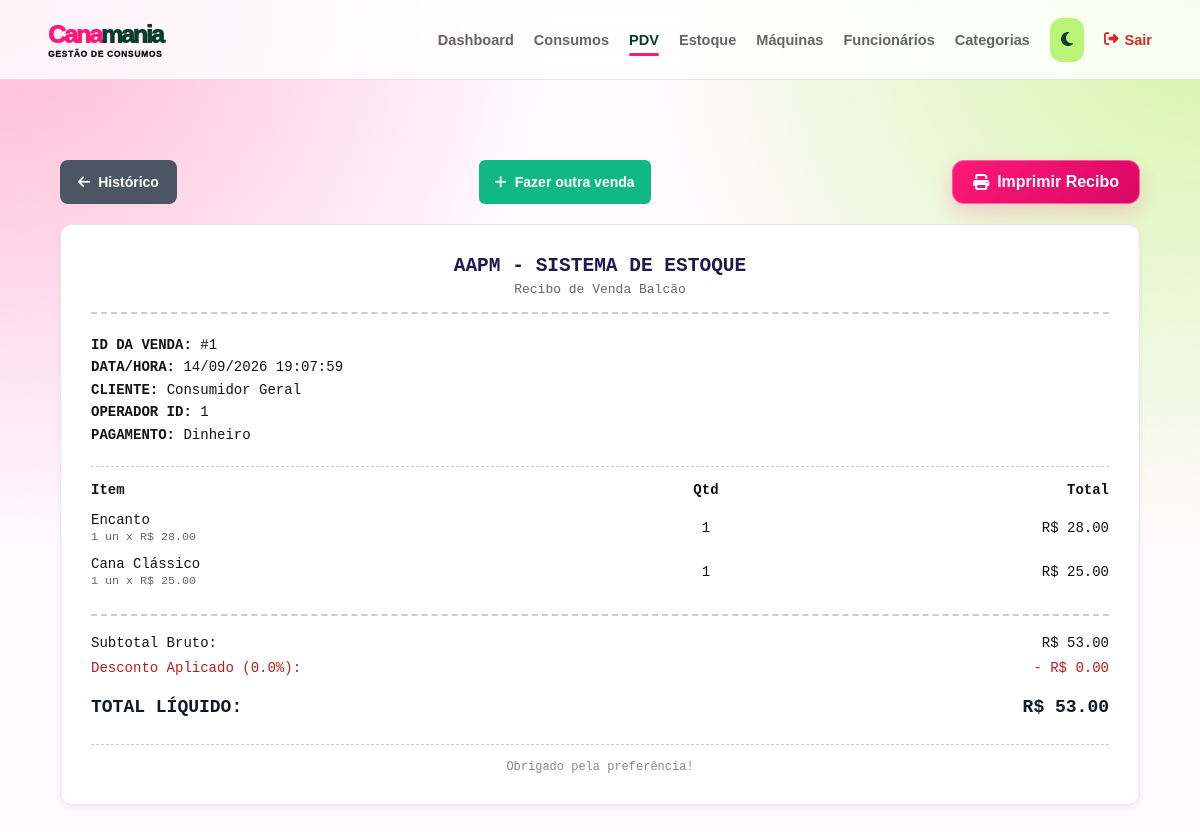
/pdv/venda/1 (signed in), run on the app's committed database.
### app/models/venda.py (models this page shows, shortened)
class Venda(Base):
    __tablename__ = "vendas"
    id         = Column(Integer, primary_key=True, index=True)
    cliente_id = Column(
        Integer,
        ForeignKey("clientes.id", ondelete="SET NULL"),
        nullable=True
    )
    usuario_id = Column(
        Integer,
        ForeignKey("usuarios.id", ondelete="SET NULL"),
        nullable=True
    )
    desconto_percentual = Column(Float, nullable=False, default=0.0)
    total_bruto  = Column(Float, nullable=False, default=0.0)
    total_liquido = Column(Float, nullable=False, default=0.0)
    observacao = Column(String(255), nullable=True)
    forma_pagamento = Column(String(30), nullable=True)
    criado_em = Column(DateTime, server_default=func.now())
    cliente = relationship("Cliente", back_populates="vendas")
    usuario = relationship("Usuario", backref="vendas")
    itens   = relationship(
        "ItemVenda",
        back_populates="venda",
        cascade="all, delete-orphan"  # deleta itens se a venda for deletada
    )

class ItemVenda(Base):
    __tablename__ = "itens_venda"
    id         = Column(Integer, primary_key=True, index=True)
    venda_id   = Column(
        Integer,
        ForeignKey("vendas.id", ondelete="CASCADE"),
        nullable=False
    )
    produto_id = Column(
        Integer,
        ForeignKey("produtos.id", ondelete="SET NULL"),
        nullable=True
    )
    produto_nome   = Column(String(150), nullable=False)
    tamanho        = Column(String(10), nullable=True)
    cor            = Column(String(50), nullable=True)
    quantidade     = Column(Integer, nullable=False)
    preco_unitario = Column(Float, nullable=False)   # preço no momento da venda
    venda   = relationship("Venda", back_populates="itens")
    produto = relationship("Produto", backref="itens_venda")

### app/controllers/pdv_controller.py (the view)
@router.get("/venda/{venda_id}")
def detalhe_venda(
    venda_id: int,
    request: Request,
    db: Session = Depends(get_db),
    usuario = Depends(get_usuario_logado)
):
    venda = db.query(Venda).filter(Venda.id == venda_id).first()
    if not venda:
        return RedirectResponse(url="/pdv", status_code=302)
    return templates.TemplateResponse(
        request,
        "pdv/comprovante.html",
        {"request": request, "usuario": usuario, "venda": venda}
    )

### app/templates/pdv/comprovante.html (shortened to what this page needs)
<!DOCTYPE html>
<html lang="pt-br">
<head>
    <link rel="stylesheet" href="/static/css/vendas.css">
    <link rel="stylesheet" href="/static/css/feedback.css?v=1">
    <link rel="stylesheet" href="https://cdnjs.cloudflare.com/ajax/libs/font-awesome/6.5.2/css/all.min.css">
</head>
<body>
    {% include "partials/navbar.html" %}
    <div class="vendas-container-main" style="max-width: 600px; margin: 40px auto; padding: 0 20px;">
        <div class="no-print" style="display:flex; justify-content:space-between; margin-bottom:20px;">
            <a href="/pdv/historico" class="btn-nova-venda" style="background:#4b5563; text-decoration:none; display:inline-flex; align-items:center; gap:8px;">
                <i class="fa-solid fa-arrow-left"></i> Histórico
            </a>
            <a href="/pdv/" class="btn-nova-venda" style="background:#10b981; color:white; padding:10px 16px; border-radius:6px; text-decoration:none; display:inline-flex; align-items:center; gap:8px; font-weight:bold;">
                <i class="fa-solid fa-plus"></i> Fazer outra venda
            </a>
            <button onclick="window.print()" style="padding:10px 20px; background:#1e1b4b; color:white; border:none; border-radius:6px; font-weight:bold; cursor:pointer; display:inline-flex; align-items:center; gap:8px;">
                <i class="fa-solid fa-print"></i> Imprimir Recibo
            </button>
        </div>
        <div class="cupom-container" style="background:white; border:1px solid #e5e7eb; border-radius:12px; padding:30px; box-shadow: 0 4px 6px rgba(0,0,0,0.05); font-family: monospace;">
            <div style="text-align:center; margin-bottom:20px;">
                <h2 style="margin:0 0 5px 0; color:#1e1b4b;">AAPM - SISTEMA DE ESTOQUE</h2>
                <p style="margin:0; color:#666;">Recibo de Venda Balcão</p>
                <div style="border-bottom: 2px dashed #ccc; margin: 15px 0;"></div>
            </div>
            <div style="margin-bottom: 20px; font-size:14px; line-height:1.6;">
                <strong>ID DA VENDA:</strong> #{{ venda.id }}<br>
                <strong>DATA/HORA:</strong> {{ venda.criado_em.strftime('%d/%m/%Y %H:%M:%S') }}<br>
                <strong>CLIENTE:</strong> {{ venda.cliente.nome if venda.cliente else "Consumidor Geral" }}<br>
                <strong>OPERADOR ID:</strong> {{ venda.usuario_id }}
                {% if venda.forma_pagamento %}<br><strong>PAGAMENTO:</strong> {{ {'credito': 'Cartão de crédito', 'debito': 'Cartão de débito', 'dinheiro': 'Dinheiro', 'pix': 'Pix', 'convite': 'Convite'}.get(venda.forma_pagamento, venda.forma_pagamento) }}{% endif %}
            </div>
            <div style="border-bottom: 1px dashed #ccc; margin: 15px 0;"></div>
            <table style="width:100%; border-collapse:collapse; font-size:14px; text-align:left; margin-bottom:20px;">
                <thead>
                    <tr>
                        <th style="padding-bottom:8px;">Item</th>
                        <th style="padding-bottom:8px; text-align:center;">Qtd</th>
                        <th style="padding-bottom:8px; text-align:right;">Total</th>
                    </tr>
                </thead>
                <tbody>
                    {% for item in venda.itens %}
                    <tr>
                        <td style="padding:6px 0;">{{ item.produto_nome }} <br> <small style="color:#666;">1 un x R$ {{ "%.2f"|format(item.preco_unitario) }}</small></td>
                        <td style="padding:6px 0; text-align:center;">{{ item.quantidade }}</td>
                        <td style="padding:6px 0; text-align:right;">R$ {{ "%.2f"|format(item.quantidade * item.preco_unitario) }}</td>
                    </tr>
                    {% endfor %}
                </tbody>
            </table>
            <div style="border-top: 2px dashed #ccc; padding-top:15px; font-size:14px; line-height:1.8;">
                <div style="display:flex; justify-content:space-between;">
                    <span>Subtotal Bruto:</span>
                    <span>R$ {{ "%.2f"|format(venda.total_bruto) }}</span>
                </div>
                <div style="display:flex; justify-content:space-between; color: #b91c1c;">
                    <span>Desconto Aplicado ({{ venda.desconto_percentual }}%):</span>
                    <span>- R$ {{ "%.2f"|format(venda.total_bruto - venda.total_liquido) }}</span>
                </div>
                <div style="display:flex; justify-content:space-between; font-size:18px; font-weight:bold; margin-top:10px; color:#111827;">
                    <span>TOTAL LÍQUIDO:</span>
                    <span>R$ {{ "%.2f"|format(venda.total_liquido) }}</span>
                </div>
            </div>
            <div style="border-top: 1px dashed #ccc; margin: 20px 0 0 0; padding-top:15px; text-align:center; color:#888; font-size:12px;">
                Obrigado pela preferência!
            </div>
        </div>
    </div>
</body>
</html>

### app/static/css/vendas.css (style rules this page uses)
* { margin: 0; padding: 0; box-sizing: border-box; }
body { font-family: -apple-system, BlinkMacSystemFont, "Segoe UI", Roboto, Helvetica, Arial, sans-serif; min-height: 100vh; display: flex; flex-direction: column; background-color: #f8fafc; }
.vendas-container-main { flex: 1; padding: 40px 60px; width: 100%; max-width: 1400px; margin: 0 auto; }
.btn-nova-venda { padding: 10px 18px; background-color: #000000; color: white; border: none; border-radius: 6px; font-weight: 600; font-size: 14px; cursor: pointer; display: flex; align-items: center; gap: 8px; transition: background 0.2s; }

### app/static/css/base.css (style rules this page uses)
:root { --cana-pink:#ff1877;--cana-lime:#baf57a;--cana-green:#083d2c;--cana-ink:#111315;--cana-bg:#fffafd;--cana-surface:#fff }
* { box-sizing: border-box; }
body { min-height: 100vh; margin: 0; display: flex; flex-direction: column; font-family: Arial, sans-serif; background-color: var(--cana-bg); color: var(--cana-ink); transition: background .3s,color .3s; }
:is(button,.btn-create,.btn-novo-produto,.btn-primario,.btn-add-carrinho-pdv,.btn-salvar-venda-final,.btn-ver-ranking,.filiais-heading a) { border-radius:12px!important;transition:transform .2s ease,background .2s ease,box-shadow .2s ease,color .2s ease!important }
:is(button,.btn-create,.btn-novo-produto,.btn-primario,.btn-add-carrinho-pdv,.btn-salvar-venda-final):not(.theme-toggle) { background:linear-gradient(135deg,#ff1877,#d90864)!important;color:#fff!important;border:1px solid rgba(255,255,255,.34)!important;box-shadow:0 9px 19px rgba(255,24,119,.18) }
:is(button,.btn-create,.btn-novo-produto,.btn-primario,.btn-add-carrinho-pdv,.btn-salvar-venda-final):not(:disabled):hover { transform:translateY(-2px);background:linear-gradient(135deg,#c9085a,#083d2c)!important;box-shadow:0 13px 25px rgba(8,61,44,.2) }
.produtos-container-main,.vendas-container-main,.dashboard,.armarios-page { width:min(1400px,calc(100% - 48px))!important;margin-inline:auto!important;padding:44px 0 64px!important }

### app/static/css/ui.css (style rules this page uses)
:root { --page-padding-block: 40px; --page-padding-inline: 60px; --control-height: 44px; --control-radius: 8px; --control-border: #cbd5e1; --focus-ring: rgba(9, 20, 92, .18); }
.dashboard, .produtos-container-main, .clientes-container, .vendas-container-main, .main-content, .armarios-page { width: 100% !important; max-width: 1600px !important; margin: 0 auto; padding: var(--page-padding-block) var(--page-padding-inline) !important; }
button, .btn-primary, .btn-secondary, .btn-create, .btn-novo-produto, .btn-nova-venda, .btn-finalizar-dia, .btn-submit, .btn-cancel, .btn-acao, .btn-edit, .btn-toggle, .btn-primario, .btn-secundario, .btn-add-carrinho-pdv, .btn-salvar-venda-final, .btn-voltar-historico { min-height: var(--control-height); border-radius: var(--control-radius); transition: background-color .2s ease, border-color .2s ease, box-shadow .2s ease, transform .2s ease; }
.btn-nova-venda, .btn-voltar-historico { display: inline-flex; align-items: center; justify-content: center; gap: 8px; text-decoration: none; }

### app/static/css/responsive.css (style rules this page uses)
html { -webkit-text-size-adjust: 100%; }
button, input, select, textarea { font: inherit; }

### app/static/css/theme-accents.css (style rules this page uses)
body::before { content: ""; position: fixed; inset: 0; z-index: -1; pointer-events: none; background-image: radial-gradient(circle at 0 0, #ffb7d5 0, transparent 34rem), radial-gradient(circle at 100% 0, #d4f5a5 0, transparent 34rem); }

### data on the page
Venda: id "1", criado_em "14/09/2026 19:07:59", usuario_id "1", forma_pagamento "Dinheiro", total_bruto "53.00", desconto_percentual "0.0", venda.total_bruto-venda.total_liquido "0.00", total_liquido "53.00"
ItemVenda: produto_nome "Encanto", preco_unitario "28.00", quantidade "1", item.quantidade*item.preco_unitario "28.00"
ItemVenda: produto_nome "Cana Clássico", preco_unitario "25.00", quantidade "1", item.quantidade*item.preco_unitario "25.00"

### other printed values
{{ venda.cliente.nome if venda.cliente else "Consumidor Geral" }} "Consumidor Geral"
